Frame 1 (no input): blank canvas, image omitted
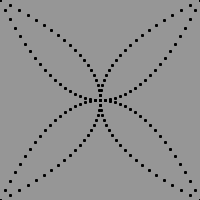
Frame 60 (the mouse pressed at the canvas centre just before this capture)
Frame 120 (the mouse held since frame 60 and released just before this capture): identical to frame 60, image omitted

The Processing sketch that drew this single still picture (run headless with seeded random() and noise(); from frame 60 on, the mouse is pressed at the canvas centre):

// Processing sketch: processing_92044
// ── processing_92044.pde

void setup(){
  size (200,200);
        background (150);
}
 int x=-100;
void draw () {
 

    smooth ();
    strokeWeight (3);
    point (x+100, (x*x/100)+100);
    point ((x*x/100) +100, x+100);
    
    point (-x+100, -(x*x/100)+100);
    point (-(x*x/100)+100, -x+100);
    
    point ((x*x/100)+100, x+100);
    point (x+100, (x*x/100)+100);
    
    point (-(x*x/100)+100, -x+100);
    point (-x+100, -(x*x/100)+100);
    x=(x+5); 
    if(x>200) {
      background (150);
      x=-100;
    }
  }
